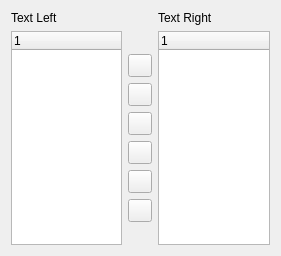
<?xml version="1.0" encoding="UTF-8"?>
<ui version="4.0">
 <class>DoubleTreeWidget</class>
 <widget class="QWidget" name="DoubleTreeWidget">
  <property name="geometry">
   <rect>
    <x>0</x>
    <y>0</y>
    <width>281</width>
    <height>256</height>
   </rect>
  </property>
  <property name="windowTitle">
   <string>Form</string>
  </property>
  <layout class="QGridLayout" name="gridLayout_2">
   <item row="0" column="0">
    <layout class="QGridLayout" name="gridLayout">
     <item row="0" column="0">
      <layout class="QVBoxLayout" name="verticalLayout_3">
       <item>
        <widget class="QLabel" name="m_leftItemsLabel">
         <property name="text">
          <string>Text Left</string>
         </property>
        </widget>
       </item>
       <item>
        <widget class="QTreeWidget" name="m_leftTreeWidget">
         <column>
          <property name="text">
           <string notr="true">1</string>
          </property>
         </column>
        </widget>
       </item>
      </layout>
     </item>
     <item row="0" column="1">
      <layout class="QVBoxLayout" name="verticalLayout_2">
       <item>
        <widget class="QLabel" name="label">
         <property name="text">
          <string/>
         </property>
        </widget>
       </item>
       <item>
        <layout class="QVBoxLayout" name="verticalLayout">
         <item>
          <spacer name="verticalSpacer">
           <property name="orientation">
            <enum>Qt::Vertical</enum>
           </property>
           <property name="sizeHint" stdset="0">
            <size>
             <width>20</width>
             <height>17</height>
            </size>
           </property>
          </spacer>
         </item>
         <item>
          <widget class="QToolButton" name="m_addToolButton">
           <property name="text">
            <string/>
           </property>
          </widget>
         </item>
         <item>
          <widget class="QToolButton" name="m_addAllToolButton">
           <property name="text">
            <string/>
           </property>
          </widget>
         </item>
         <item>
          <widget class="QToolButton" name="m_removeToolButton">
           <property name="text">
            <string/>
           </property>
          </widget>
         </item>
         <item>
          <widget class="QToolButton" name="m_removeAllToolButton">
           <property name="text">
            <string/>
           </property>
          </widget>
         </item>
         <item>
          <widget class="QToolButton" name="m_upToolButton">
           <property name="text">
            <string/>
           </property>
          </widget>
         </item>
         <item>
          <widget class="QToolButton" name="m_downToolButton">
           <property name="text">
            <string/>
           </property>
          </widget>
         </item>
         <item>
          <spacer name="verticalSpacer_2">
           <property name="orientation">
            <enum>Qt::Vertical</enum>
           </property>
           <property name="sizeHint" stdset="0">
            <size>
             <width>20</width>
             <height>13</height>
            </size>
           </property>
          </spacer>
         </item>
        </layout>
       </item>
      </layout>
     </item>
     <item row="0" column="3">
      <layout class="QVBoxLayout" name="verticalLayout_4">
       <item>
        <widget class="QLabel" name="m_rightItemsLabel">
         <property name="text">
          <string>Text Right</string>
         </property>
        </widget>
       </item>
       <item>
        <widget class="QTreeWidget" name="m_rightTreeWidget">
         <column>
          <property name="text">
           <string notr="true">1</string>
          </property>
         </column>
        </widget>
       </item>
      </layout>
     </item>
    </layout>
   </item>
  </layout>
 </widget>
 <resources/>
 <connections/>
</ui>
